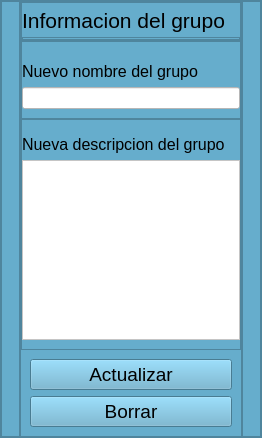
                       <widget class="QFrame" name="frame_20">
                        <property name="styleSheet">
                         <string notr="true">background-color: #66ADCC;</string>
                        </property>
                        <property name="frameShape">
                         <enum>QFrame::StyledPanel</enum>
                        </property>
                        <property name="frameShadow">
                         <enum>QFrame::Raised</enum>
                        </property>
                        <layout class="QHBoxLayout" name="horizontalLayout_10" stretch="1,12,1">
                         <property name="spacing">
                          <number>0</number>
                         </property>
                         <property name="leftMargin">
                          <number>0</number>
                         </property>
                         <property name="topMargin">
                          <number>0</number>
                         </property>
                         <property name="rightMargin">
                          <number>0</number>
                         </property>
                         <property name="bottomMargin">
                          <number>0</number>
                         </property>
                         <item>
                          <widget class="QFrame" name="frame_59">
                           <property name="frameShape">
                            <enum>QFrame::StyledPanel</enum>
                           </property>
                           <property name="frameShadow">
                            <enum>QFrame::Raised</enum>
                           </property>
                          </widget>
                         </item>
                         <item>
                          <widget class="QFrame" name="frame_60">
                           <property name="frameShape">
                            <enum>QFrame::StyledPanel</enum>
                           </property>
                           <property name="frameShadow">
                            <enum>QFrame::Raised</enum>
                           </property>
                           <layout class="QVBoxLayout" name="verticalLayout_13" stretch="10,10,60,15">
                            <property name="spacing">
                             <number>0</number>
                            </property>
                            <property name="leftMargin">
                             <number>0</number>
                            </property>
                            <property name="topMargin">
                             <number>0</number>
                            </property>
                            <property name="rightMargin">
                             <number>0</number>
                            </property>
                            <property name="bottomMargin">
                             <number>0</number>
                            </property>
                            <item>
                             <widget class="QFrame" name="frame_62">
                              <property name="frameShape">
                               <enum>QFrame::StyledPanel</enum>
                              </property>
                              <property name="frameShadow">
                               <enum>QFrame::Raised</enum>
                              </property>
                              <layout class="QVBoxLayout" name="verticalLayout_14" stretch="50,5">
                               <property name="spacing">
                                <number>0</number>
                               </property>
                               <property name="leftMargin">
                                <number>0</number>
                               </property>
                               <property name="topMargin">
                                <number>0</number>
                               </property>
                               <property name="rightMargin">
                                <number>0</number>
                               </property>
                               <property name="bottomMargin">
                                <number>0</number>
                               </property>
                               <item>
                                <widget class="QLabel" name="label_6">
                                 <property name="font">
                                  <font>
                                   <pointsize>16</pointsize>
                                  </font>
                                 </property>
                                 <property name="text">
                                  <string>Informacion del grupo</string>
                                 </property>
                                </widget>
                               </item>
                               <item>
                                <widget class="QFrame" name="frame_65">
                                 <property name="frameShape">
                                  <enum>QFrame::StyledPanel</enum>
                                 </property>
                                 <property name="frameShadow">
                                  <enum>QFrame::Raised</enum>
                                 </property>
                                </widget>
                               </item>
                              </layout>
                             </widget>
                            </item>
                            <item>
                             <widget class="QFrame" name="frame_63">
                              <property name="frameShape">
                               <enum>QFrame::StyledPanel</enum>
                              </property>
                              <property name="frameShadow">
                               <enum>QFrame::Raised</enum>
                              </property>
                              <layout class="QVBoxLayout" name="verticalLayout_15" stretch="0,0">
                               <property name="leftMargin">
                                <number>0</number>
                               </property>
                               <property name="topMargin">
                                <number>20</number>
                               </property>
                               <property name="rightMargin">
                                <number>0</number>
                               </property>
                               <item>
                                <widget class="QLabel" name="label_7">
                                 <property name="font">
                                  <font>
                                   <pointsize>12</pointsize>
                                  </font>
                                 </property>
                                 <property name="text">
                                  <string>Nuevo nombre del grupo</string>
                                 </property>
                                </widget>
                               </item>
                               <item>
                                <widget class="QLineEdit" name="lineEdit">
                                 <property name="styleSheet">
                                  <string notr="true">background-color: rgb(255, 255, 255);</string>
                                 </property>
                                </widget>
                               </item>
                              </layout>
                             </widget>
                            </item>
                            <item>
                             <widget class="QFrame" name="frame_64">
                              <property name="frameShape">
                               <enum>QFrame::StyledPanel</enum>
                              </property>
                              <property name="frameShadow">
                               <enum>QFrame::Raised</enum>
                              </property>
                              <layout class="QVBoxLayout" name="verticalLayout_16">
                               <property name="leftMargin">
                                <number>0</number>
                               </property>
                               <property name="topMargin">
                                <number>15</number>
                               </property>
                               <property name="rightMargin">
                                <number>0</number>
                               </property>
                               <item>
                                <widget class="QLabel" name="label_8">
                                 <property name="font">
                                  <font>
                                   <pointsize>12</pointsize>
                                  </font>
                                 </property>
                                 <property name="text">
                                  <string>Nueva descripcion del grupo</string>
                                 </property>
                                </widget>
                               </item>
                               <item>
                                <widget class="QTextEdit" name="textEdit">
                                 <property name="styleSheet">
                                  <string notr="true">background-color: rgb(255, 255, 255);</string>
                                 </property>
                                </widget>
                               </item>
                              </layout>
                             </widget>
                            </item>
                            <item>
                             <widget class="QWidget" name="widget" native="true">
                              <layout class="QVBoxLayout" name="verticalLayout_17">
                               <item>
                                <widget class="QPushButton" name="pushButton_11">
                                 <property name="font">
                                  <font>
                                   <pointsize>14</pointsize>
                                  </font>
                                 </property>
                                 <property name="text">
                                  <string>Actualizar</string>
                                 </property>
                                </widget>
                               </item>
                               <item>
                                <widget class="QPushButton" name="pushButton_12">
                                 <property name="font">
                                  <font>
                                   <pointsize>14</pointsize>
                                  </font>
                                 </property>
                                 <property name="text">
                                  <string>Borrar</string>
                                 </property>
                                </widget>
                               </item>
                              </layout>
                             </widget>
                            </item>
                           </layout>
                          </widget>
                         </item>
                         <item>
                          <widget class="QFrame" name="frame_61">
                           <property name="frameShape">
                            <enum>QFrame::StyledPanel</enum>
                           </property>
                           <property name="frameShadow">
                            <enum>QFrame::Raised</enum>
                           </property>
                          </widget>
                         </item>
                        </layout>
                       </widget>
